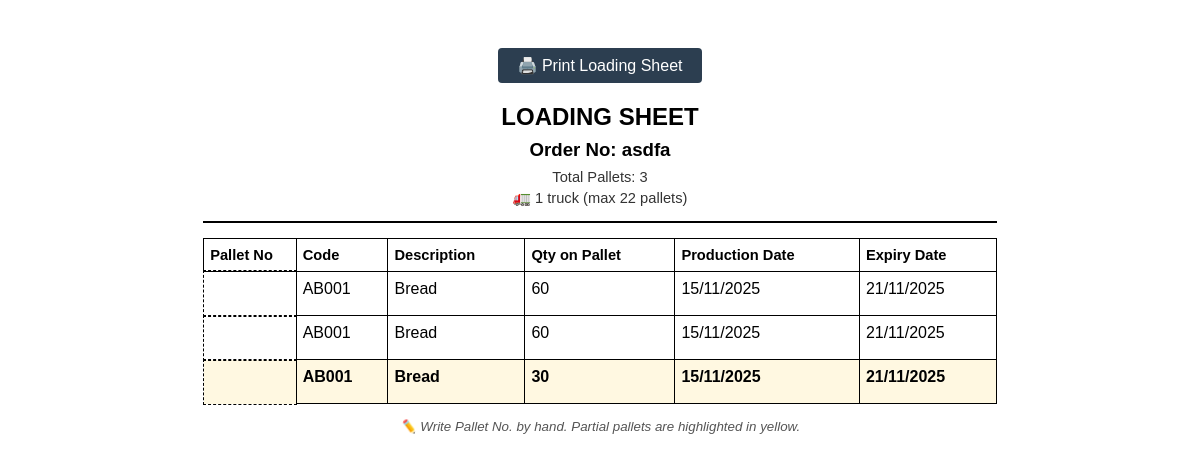
/dispatch/781/loading-sheet/ (signed in), run on the app's committed database.
### dispatch_app/models.py (models this page shows, shortened)
class Dispatch(models.Model):
    STATUS_CHOICES = [
        ('draft', 'Draft'),
        ('confirmed', 'Confirmed'),
        ('shipped', 'Shipped'),
        ('delivered', 'Delivered'),
        ('cancelled', 'Cancelled'),
    ]
    DispatchID = models.AutoField(primary_key=True)
    OrderNo = models.CharField(max_length=100, unique=True)
    InvoiceNo = models.CharField(max_length=100, blank=True, null=True)
    Customer = models.ForeignKey(Customer, on_delete=models.PROTECT)
    Address = models.TextField(blank=True, null=True)
    Country = models.CharField(max_length=100, blank=True, null=True)
    ContactNo = models.CharField(max_length=50, blank=True, null=True)
    ContactPerson = models.CharField(max_length=255, blank=True, null=True)
    OrderDate = models.DateField()
    LoadingDate = models.DateField(blank=True, null=True)
    DeliveryDate = models.DateField(blank=True, null=True)
    TransportNo = models.CharField(max_length=100, blank=True, null=True)
    DriverName = models.CharField(max_length=255, blank=True, null=True)
    DriverMobile = models.CharField(max_length=50, blank=True, null=True)
    Seal = models.CharField(max_length=100, blank=True, null=True)
    Status = models.CharField(max_length=20, choices=STATUS_CHOICES, default='draft')
    created_by = models.ForeignKey(
        User,
        on_delete=models.SET_NULL,
        null=True,
        blank=True,
        related_name='dispatches_created'  # ✅ Unique reverse name
    )
    created_at = models.DateTimeField(default=timezone.now)
    updated_by = models.ForeignKey(
        User,
        on_delete=models.SET_NULL,
        null=True,
        blank=True,
        related_name='dispatches_updated'  # ✅ Unique reverse name
    )
    updated_at = models.DateTimeField(auto_now=True)
    class Meta:
        db_table = 'Dispatch'

class Products(models.Model):
    Code = models.CharField(primary_key=True, max_length=100)
    LocalCode = models.CharField(max_length=100, blank=True, null=True)
    Description = models.TextField(blank=True, null=True)
    ParPallet = models.DecimalField(max_digits=10, decimal_places=2, blank=True, null=True)
    UOM = models.CharField(max_length=50, blank=True, null=True)
    PacInCtn = models.DecimalField(max_digits=10, decimal_places=2, blank=True, null=True)
    class Meta:
        db_table = 'Products'

class DispatchDetails(models.Model):
    ID = models.AutoField(primary_key=True)
    DispatchID = models.ForeignKey(Dispatch, on_delete=models.CASCADE, related_name='details')
    Code = models.ForeignKey(Products, on_delete=models.PROTECT)
    LocalCode = models.CharField(max_length=100, blank=True, null=True)
    Description = models.TextField(blank=True, null=True)
    UOM = models.CharField(max_length=50, blank=True, null=True)
    PackInCarton = models.DecimalField(max_digits=10, decimal_places=2, blank=True, null=True)
    Qty = models.DecimalField(max_digits=15, decimal_places=4)
    ParPallet = models.DecimalField(max_digits=10, decimal_places=2, blank=True, null=True)
    ProductionDate = models.DateField(blank=True, null=True)
    ExpairyDate = models.DateField(blank=True, null=True)
    class Meta:
        db_table = 'DispatchDetails'

### dispatch_app/views.py (the view, shortened to what this page needs)
# urls.py: path('dispatch/<int:dispatch_id>/loading-sheet/', views.loading_sheet, name='loading_sheet'),
@login_required
def loading_sheet(request, dispatch_id):
    dispatch = get_object_or_404(Dispatch, pk=dispatch_id)
    pallet_rows = []
    for item in dispatch.details.all():
        if not item.Qty:
            continue
        try:
            total_qty = Decimal(str(item.Qty))
            if total_qty <= 0:
                continue
        except (InvalidOperation, ValueError):
            continue
        par_pallet = None
        if item.ParPallet:
            par_pallet = item.ParPallet
        elif item.Code and item.Code.ParPallet:
            par_pallet = item.Code.ParPallet
        try:
            par_pallet_dec = Decimal(str(par_pallet))
        except (InvalidOperation, ValueError):
            continue
        full_pallets = int(total_qty // par_pallet_dec)
        remainder = total_qty % par_pallet_dec
        for _ in range(full_pallets):
            pallet_rows.append({
                'Code': item.Code.Code,
                'Description': item.Description or item.Code.Description,
                'ParPallet': float(par_pallet_dec),
                'QtyOnPallet': float(par_pallet_dec),
                'ProductionDate': item.ProductionDate,
                'ExpiryDate': item.ExpairyDate,
                'is_partial': False,
            })
        if remainder > 0:
            pallet_rows.append({
                'Code': item.Code.Code,
                'Description': item.Description or item.Code.Description,
                'ParPallet': float(par_pallet_dec),
                'QtyOnPallet': float(remainder),
                'ProductionDate': item.ProductionDate,
                'ExpiryDate': item.ExpairyDate,
                'is_partial': True,
            })
    total_pallets = len(pallet_rows)
    trucks_needed = (total_pallets + 21) // 22 if total_pallets > 0 else 0
    context = {
        'dispatch': dispatch,
        'pallet_rows': pallet_rows,
        'total_pallets': total_pallets,
        'trucks_needed': trucks_needed,
    }
    return render(request, 'loading_sheet.html', context)

### templates/loading_sheet.html (shortened to what this page needs)
<!DOCTYPE html>
<html>
<head>
</head>
<body>
    <div class="container">
        <button class="print-btn" onclick="window.print()">🖨️ Print Loading Sheet</button>
        <div class="header">
            <h2>LOADING SHEET</h2>
            <div class="order-info">Order No: {{ dispatch.OrderNo }}</div>
            <div class="info-line">Total Pallets: {{ total_pallets }}</div>
            <div class="info-line">
                {% if total_pallets > 22 %}
                    ⚠️ <strong>{{ trucks_needed }} trucks needed</strong> (22 pallets/truck)
                {% else %}
                    🚛 1 truck (max 22 pallets)
                {% endif %}
            </div>
        </div>
        <table>
            <thead>
                <tr>
                    <th>Pallet No</th>
                    <th>Code</th>
                    <th>Description</th>
                    <th>Qty on Pallet</th>
                    <th>Production Date</th>
                    <th>Expiry Date</th>
                </tr>
            </thead>
            <tbody>
                {% for row in pallet_rows %}
                <tr {% if row.is_partial %}class="partial-pallet"{% endif %}>
                    <td class="pallet-no"></td>
                    <td>{{ row.Code }}</td>
                    <td>{{ row.Description }}</td>
                    <td>{{ row.QtyOnPallet|floatformat:"0" }}</td>
                    <td>{{ row.ProductionDate|date:"d/m/Y"|default:"-" }}</td>
                    <td>{{ row.ExpiryDate|date:"d/m/Y"|default:"-" }}</td>
                </tr>
                {% empty %}
                <tr>
                    <td colspan="6" style="text-align: center; padding: 15px; color: #777;">
                        No pallets to load
                    </td>
                </tr>
                {% endfor %}
            </tbody>
        </table>
        <div class="instructions">
            ✏️ <em>Write Pallet No. by hand. Partial pallets are highlighted in yellow.</em>
        </div>
    </div>
</body>
</html>

### templates/loading_sheet.html (style rules this page uses)
body { font-family: "Arial", sans-serif; margin: 0; padding: 10mm; background: #fff; color: #000; font-size: 12pt; }
.container { max-width: 210mm; margin: 0 auto; }
.header { text-align: center; margin-bottom: 15px; padding-bottom: 10px; border-bottom: 2px solid #000; }
.header h2 { margin: 5px 0; font-size: 18pt; font-weight: bold; }
.order-info { font-size: 14pt; font-weight: bold; margin: 8px 0; }
.info-line { font-size: 11pt; margin: 4px 0; color: #333; }
.print-btn { display: block; margin: 10px auto 20px; padding: 8px 20px; background: #2c3e50; color: white; border: none; border-radius: 4px; cursor: pointer; font-size: 12pt; }
table { width: 100%; border-collapse: collapse; margin-top: 10px; page-break-inside: avoid; }
th, td { border: 1px solid #000; padding: 8px 6px; text-align: left; vertical-align: top; }
th { background: none; font-weight: bold; font-size: 11pt; }
.pallet-no { width: 80px; height: 28px; text-align: center; vertical-align: middle; border: none !important; outline: 1px dashed #000 !important; background: none !important; font-size: 12pt; }
.partial-pallet { background-color: #fff8e1; font-weight: bold; }
.instructions { text-align: center; margin-top: 15px; color: #555; font-style: italic; font-size: 10pt; }

### data on the page
Dispatch: OrderNo "asdfa"
Products: Code "AB001" "AB001" "AB001"
DispatchDetails: Description "Bread" "Bread" "Bread", ProductionDate "15/11/2025" "15/11/2025" "15/11/2025", ExpiryDate "21/11/2025" "21/11/2025" "21/11/2025"

### other printed values
{{ total_pallets }} "3"
{{ row.QtyOnPallet|floatformat:"0" }} "60" "60" "30"
